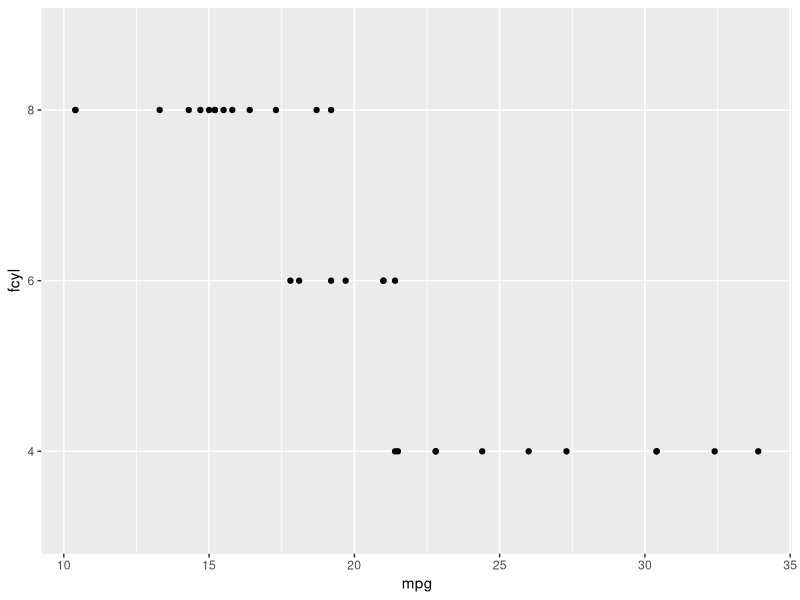
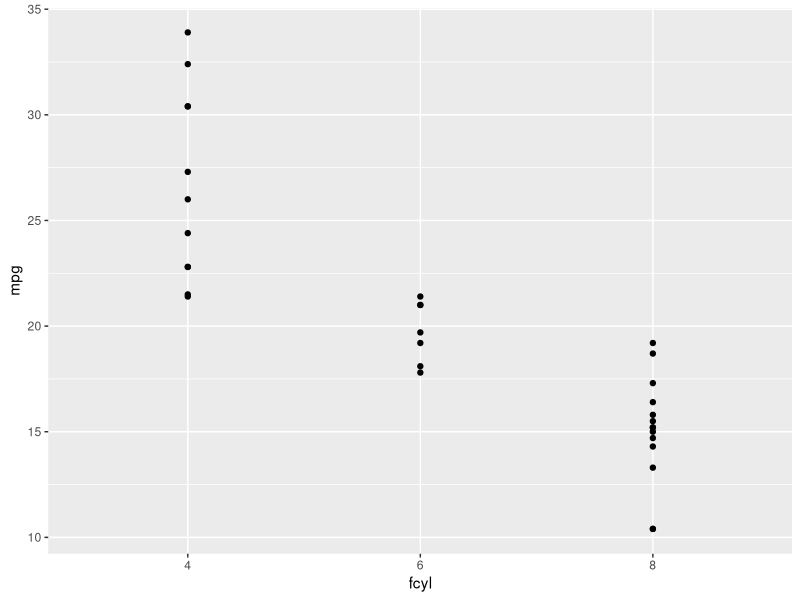
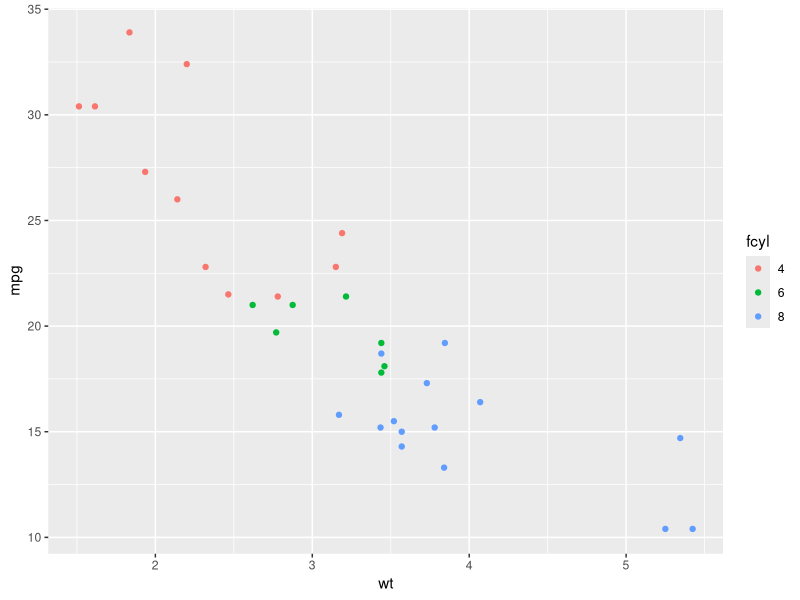
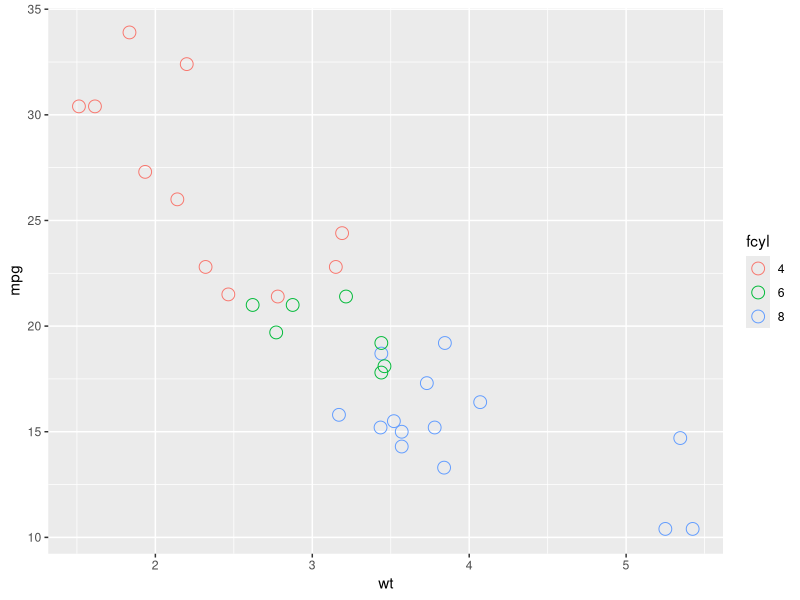
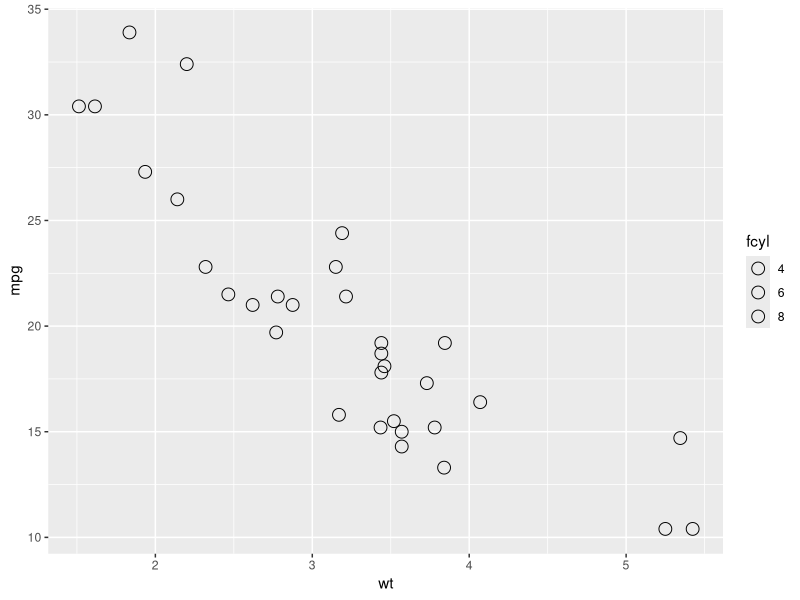
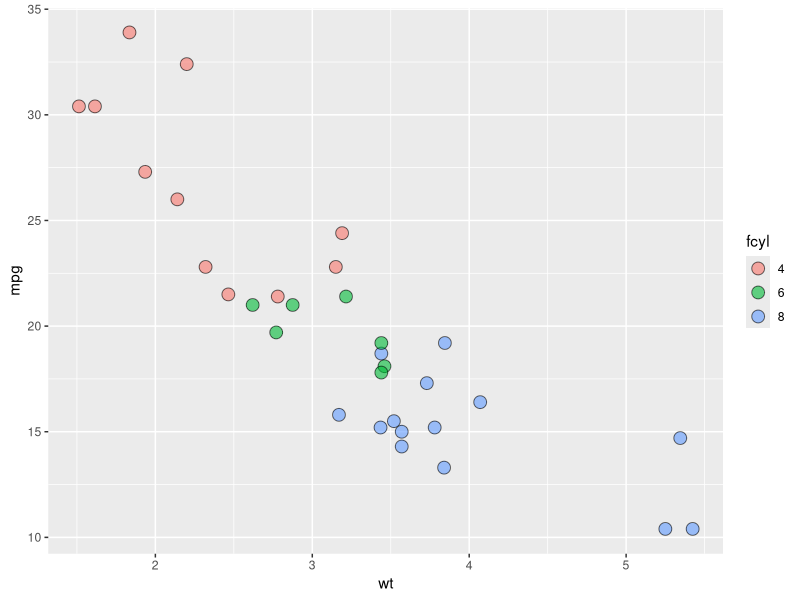
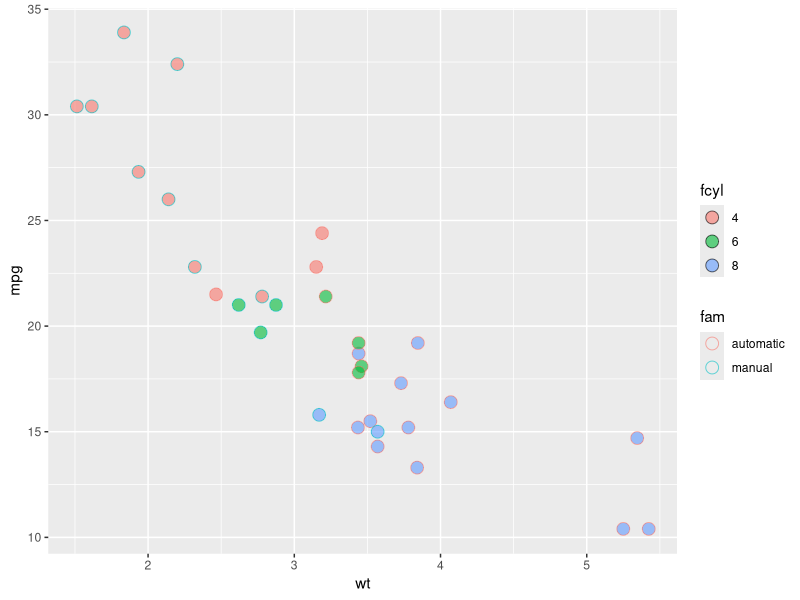
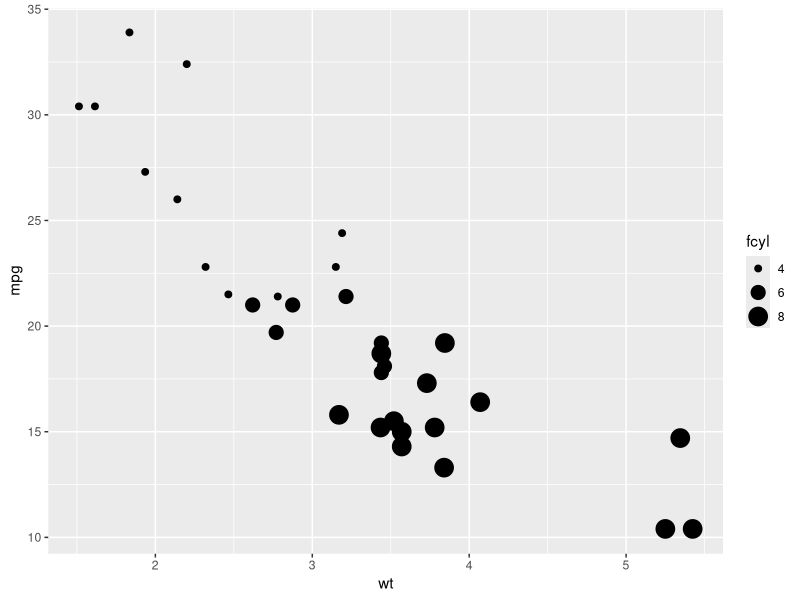

These figures' R source, in order:
## ---- chunk 1
library(ggplot2)
library(dplyr)
library(forcats)

# add 'fcyl' column as cyl column converted to a factor &
# a 'fam' column as am column converted to a factor
mtcars <- mutate(mtcars, fcyl = as_factor(cyl), fam = as_factor(am))
levels(mtcars$fam) <- c("automatic", "manual")

# Map x to mpg and y to fcyl
ggplot(mtcars, aes(x = mpg, y = fcyl)) +
  geom_point()

# Swap mpg and fcyl
ggplot(mtcars, aes(x = fcyl, y = mpg)) +
  geom_point()

# Map x to wt, y to mpg and color to fcyl
ggplot(mtcars, aes(x = wt, y = mpg, color = fcyl)) +
  geom_point()

##

ggplot(mtcars, aes(wt, mpg, color = fcyl)) +
  # Set the shape and size of the points
  geom_point(shape = 1, size = 4)

## ---- chunk 2
# Map fcyl to fill
ggplot(mtcars, aes(wt, mpg, fill = fcyl)) +
  geom_point(shape = 1, size = 4)

ggplot(mtcars, aes(wt, mpg, fill = fcyl)) +
  # Change point shape; set alpha
  geom_point(alpha = 0.6, shape = 21, size = 4)

###Map color to fam
ggplot(mtcars, aes(wt, mpg, color = fam, 
                   fill = fcyl)) +
  geom_point(alpha = 0.6, shape = 21, size = 4)
## ---- chunk 3
# Establish the base layer
plt_mpg_vs_wt <- ggplot(mtcars, aes(x = wt, y = mpg))

# Map fcyl to size
plt_mpg_vs_wt +
  geom_point(aes(size = fcyl))

# Map fcyl to alpha, not size
plt_mpg_vs_wt +
  geom_point(aes(alpha = fcyl))

# Map fcyl to shape, not alpha
plt_mpg_vs_wt +
  geom_point(aes(shape = fcyl))

# Use text layer and map fcyl to label
plt_mpg_vs_wt +
  geom_text(aes(label = fcyl))
## ---- chunk 4
# A hexadecimal color
my_blue <- "#4ABEFF"

ggplot(mtcars, aes(wt, mpg)) +
  # Set the point color and alpha
  geom_point(alpha = 0.6, color = my_blue)

# Change the color mapping to a fill mapping
ggplot(mtcars, aes(wt, mpg, fill = fcyl)) +
  # Set point size and shape
  geom_point(color = my_blue, size = 10, shape = 1)
## ---- chunk 5
#
ggplot(mtcars, aes(wt, mpg, color = fcyl)) +
  # Add point layer with alpha 0.5
  geom_point(alpha = 0.5)

ggplot(mtcars, aes(wt, mpg, color = fcyl)) +
  # Add text layer with label rownames(mtcars) and color red
  geom_text(label = row.names(mtcars), color = "red")

ggplot(mtcars, aes(wt, mpg, color = fcyl)) +
  # Add points layer with shape 24 and color yellow
  geom_point(color = "yellow", shape = 24)
## ---- chunk 6
# 3 aesthetics: qsec vs. mpg, colored by fcyl
ggplot(mtcars, aes(x = mpg, y= qsec, color = fcyl)) +
  geom_point()

# 4 aesthetics: add a mapping of shape to fam 
ggplot(mtcars, aes(mpg, qsec, color = fcyl, shape = fam)) + geom_point()

# 5 aesthetics: add a mapping of size to hp / wt
ggplot(mtcars, aes(mpg, qsec, color = fcyl, shape = fam, 
                   size = hp / wt)) + geom_point()

## ---- chunk 7
ggplot(mtcars, aes(fcyl, fill = fam)) +
  geom_bar() +
  # Set the axis labels
  labs(x = "Number of Cylinders", y = "Count")

palette <- c(automatic = "#377EB8", manual = "#E41A1C")

ggplot(mtcars, aes(fcyl, fill = fam)) +
  geom_bar() + labs(x = "Number of Cylinders", y = "Count") +
  # Set the fill color scale
  scale_fill_manual("Transmission", values = palette)


# Set the position
ggplot(mtcars, aes(fcyl, fill = fam)) +
  geom_bar(position = "dodge") +
  labs(x = "Number of Cylinders", y = "Count")
  scale_fill_manual("Transmission", values = palette)
## ---- chunk 8
# Plot 0 vs. mpg
ggplot(mtcars, aes(x = mpg, y = 0)) +
  # Add jitter 
  geom_point(position = "jitter")

ggplot(mtcars, aes(mpg, 0)) +
  geom_jitter() +
  # Set the y-axis limits
  ylim(-2, 2)
